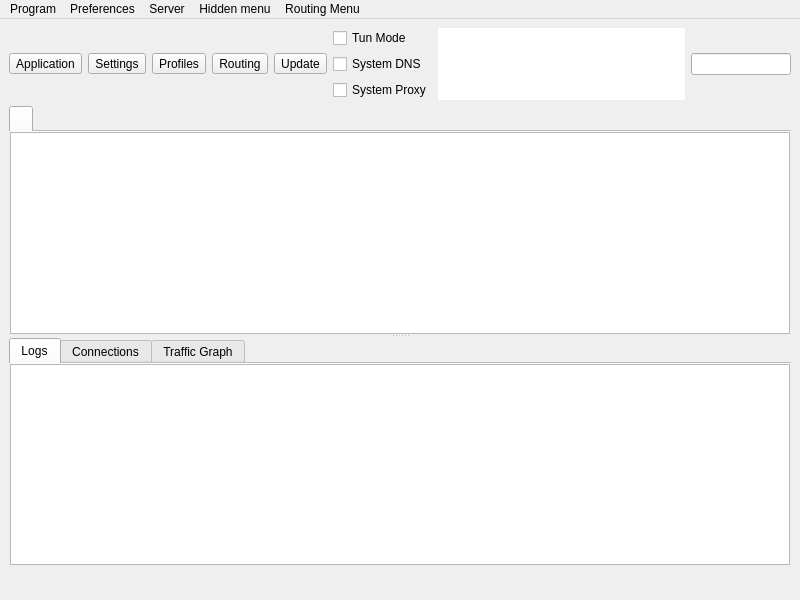
<?xml version="1.0" encoding="UTF-8"?>
<ui version="4.0">
 <class>MainWindow</class>
 <widget class="QMainWindow" name="MainWindow">
  <property name="geometry">
   <rect>
    <x>0</x>
    <y>0</y>
    <width>800</width>
    <height>600</height>
   </rect>
  </property>
  <property name="minimumSize">
   <size>
    <width>800</width>
    <height>600</height>
   </size>
  </property>
  <property name="windowTitle">
   <string notr="true">nya</string>
  </property>
  <widget class="QWidget" name="centralwidget">
   <layout class="QVBoxLayout" name="verticalLayout_3" stretch="0,0,0">
    <item>
     <layout class="QHBoxLayout" name="horizontalLayout_2">
      <item>
       <widget class="QToolButton" name="toolButton_program">
        <property name="text">
         <string>Application</string>
        </property>
        <property name="icon">
         <iconset theme="b-system-run"/>
        </property>
        <property name="iconSize">
         <size>
          <width>24</width>
          <height>24</height>
         </size>
        </property>
        <property name="popupMode">
         <enum>QToolButton::ToolButtonPopupMode::InstantPopup</enum>
        </property>
        <property name="toolButtonStyle">
         <enum>Qt::ToolButtonStyle::ToolButtonTextUnderIcon</enum>
        </property>
       </widget>
      </item>
      <item>
       <widget class="QToolButton" name="toolButton_preferences">
        <property name="text">
         <string>Settings</string>
        </property>
        <property name="icon">
         <iconset theme="b-preferences"/>
        </property>
        <property name="iconSize">
         <size>
          <width>24</width>
          <height>24</height>
         </size>
        </property>
        <property name="popupMode">
         <enum>QToolButton::ToolButtonPopupMode::InstantPopup</enum>
        </property>
        <property name="toolButtonStyle">
         <enum>Qt::ToolButtonStyle::ToolButtonTextUnderIcon</enum>
        </property>
       </widget>
      </item>
      <item>
       <widget class="QToolButton" name="toolButton_server">
        <property name="text">
         <string>Profiles</string>
        </property>
        <property name="icon">
         <iconset theme="b-network-server"/>
        </property>
        <property name="iconSize">
         <size>
          <width>24</width>
          <height>24</height>
         </size>
        </property>
        <property name="popupMode">
         <enum>QToolButton::ToolButtonPopupMode::InstantPopup</enum>
        </property>
        <property name="toolButtonStyle">
         <enum>Qt::ToolButtonStyle::ToolButtonTextUnderIcon</enum>
        </property>
       </widget>
      </item>
      <item>
       <widget class="QToolButton" name="toolButton_routing">
        <property name="text">
         <string>Routing</string>
        </property>
        <property name="icon">
         <iconset theme="b-network-routing"/>
        </property>
        <property name="iconSize">
         <size>
          <width>24</width>
          <height>24</height>
         </size>
        </property>
        <property name="popupMode">
         <enum>QToolButton::ToolButtonPopupMode::InstantPopup</enum>
        </property>
        <property name="toolButtonStyle">
         <enum>Qt::ToolButtonStyle::ToolButtonTextUnderIcon</enum>
        </property>
       </widget>
      </item>
      <item>
       <widget class="QToolButton" name="toolButton_update">
        <property name="text">
         <string>Update</string>
        </property>
        <property name="icon">
         <iconset theme="b-system-software-update"/>
        </property>
        <property name="iconSize">
         <size>
          <width>24</width>
          <height>24</height>
         </size>
        </property>
        <property name="popupMode">
         <enum>QToolButton::ToolButtonPopupMode::InstantPopup</enum>
        </property>
        <property name="toolButtonStyle">
         <enum>Qt::ToolButtonStyle::ToolButtonTextUnderIcon</enum>
        </property>
       </widget>
      </item>
      <item>
       <layout class="QVBoxLayout" name="verticalLayout_4">
        <item>
         <widget class="QCheckBox" name="checkBox_VPN">
          <property name="sizePolicy">
           <sizepolicy hsizetype="Minimum" vsizetype="Minimum">
            <horstretch>0</horstretch>
            <verstretch>0</verstretch>
           </sizepolicy>
          </property>
          <property name="text">
           <string>Tun Mode</string>
          </property>
         </widget>
        </item>
        <item>
         <widget class="QCheckBox" name="system_dns">
          <property name="text">
           <string>System DNS</string>
          </property>
         </widget>
        </item>
        <item>
         <widget class="QCheckBox" name="checkBox_SystemProxy">
          <property name="text">
           <string>System Proxy</string>
          </property>
         </widget>
        </item>
       </layout>
      </item>
      <item>
       <widget class="QTextBrowser" name="data_view">
        <property name="enabled">
         <bool>true</bool>
        </property>
        <property name="sizePolicy">
         <sizepolicy hsizetype="Expanding" vsizetype="Ignored">
          <horstretch>0</horstretch>
          <verstretch>0</verstretch>
         </sizepolicy>
        </property>
        <property name="mouseTracking">
         <bool>false</bool>
        </property>
        <property name="focusPolicy">
         <enum>Qt::FocusPolicy::NoFocus</enum>
        </property>
        <property name="contextMenuPolicy">
         <enum>Qt::ContextMenuPolicy::NoContextMenu</enum>
        </property>
        <property name="acceptDrops">
         <bool>false</bool>
        </property>
        <property name="frameShape">
         <enum>QFrame::Shape::NoFrame</enum>
        </property>
        <property name="frameShadow">
         <enum>QFrame::Shadow::Sunken</enum>
        </property>
        <property name="verticalScrollBarPolicy">
         <enum>Qt::ScrollBarPolicy::ScrollBarAlwaysOff</enum>
        </property>
        <property name="horizontalScrollBarPolicy">
         <enum>Qt::ScrollBarPolicy::ScrollBarAlwaysOff</enum>
        </property>
        <property name="textInteractionFlags">
         <set>Qt::TextInteractionFlag::LinksAccessibleByKeyboard|Qt::TextInteractionFlag::LinksAccessibleByMouse</set>
        </property>
       </widget>
      </item>
      <item>
       <widget class="QLineEdit" name="search_input"/>
      </item>
     </layout>
    </item>
    <item>
     <widget class="QSplitter" name="splitter">
      <property name="orientation">
       <enum>Qt::Orientation::Vertical</enum>
      </property>
      <widget class="QTabWidget" name="tabWidget">
       <property name="currentIndex">
        <number>0</number>
       </property>
       <property name="documentMode">
        <bool>true</bool>
       </property>
       <property name="movable">
        <bool>true</bool>
       </property>
       <widget class="QWidget" name="widget1">
        <attribute name="title">
         <string/>
        </attribute>
        <layout class="QGridLayout" name="gridLayout_2">
         <property name="leftMargin">
          <number>1</number>
         </property>
         <property name="topMargin">
          <number>0</number>
         </property>
         <property name="rightMargin">
          <number>1</number>
         </property>
         <property name="bottomMargin">
          <number>0</number>
         </property>
         <property name="spacing">
          <number>0</number>
         </property>
         <item row="0" column="0">
          <widget class="ProfilesTableView" name="profilesTableView">
           <property name="contextMenuPolicy">
            <enum>Qt::ContextMenuPolicy::CustomContextMenu</enum>
           </property>
           <property name="editTriggers">
            <set>QAbstractItemView::EditTrigger::NoEditTriggers</set>
           </property>
           <property name="alternatingRowColors">
            <bool>true</bool>
           </property>
           <property name="selectionBehavior">
            <enum>QAbstractItemView::SelectionBehavior::SelectRows</enum>
           </property>
           <property name="horizontalScrollMode">
            <enum>QAbstractItemView::ScrollMode::ScrollPerPixel</enum>
           </property>
           <property name="wordWrap">
            <bool>false</bool>
           </property>
           <attribute name="horizontalHeaderMinimumSectionSize">
            <number>16</number>
           </attribute>
           <attribute name="horizontalHeaderHighlightSections">
            <bool>false</bool>
           </attribute>
           <attribute name="horizontalHeaderShowSortIndicator" stdset="0">
            <bool>false</bool>
           </attribute>
           <attribute name="verticalHeaderDefaultSectionSize">
            <number>30</number>
           </attribute>
           <column>
            <property name="text">
             <string>Type</string>
            </property>
           </column>
           <column>
            <property name="text">
             <string>Address</string>
            </property>
           </column>
           <column>
            <property name="text">
             <string>Name</string>
            </property>
           </column>
           <column>
            <property name="text">
             <string>Test Result</string>
            </property>
           </column>
           <column>
            <property name="text">
             <string>Traffic</string>
            </property>
           </column>
          </widget>
         </item>
        </layout>
       </widget>
      </widget>
      <widget class="QWidget" name="aaaaaaaaaaaaaaaaaa">
       <layout class="QVBoxLayout" name="aaaaaaaaaaaa" stretch="0">
        <item>
         <widget class="QWidget" name="down_tab" native="true">
          <layout class="QVBoxLayout" name="verticalLayout">
           <property name="spacing">
            <number>0</number>
           </property>
           <property name="leftMargin">
            <number>0</number>
           </property>
           <property name="topMargin">
            <number>0</number>
           </property>
           <property name="rightMargin">
            <number>0</number>
           </property>
           <property name="bottomMargin">
            <number>0</number>
           </property>
           <item>
            <widget class="QTabWidget" name="stats_widget">
             <property name="autoFillBackground">
              <bool>true</bool>
             </property>
             <property name="tabPosition">
              <enum>QTabWidget::TabPosition::North</enum>
             </property>
             <property name="tabShape">
              <enum>QTabWidget::TabShape::Rounded</enum>
             </property>
             <property name="currentIndex">
              <number>0</number>
             </property>
             <property name="elideMode">
              <enum>Qt::TextElideMode::ElideNone</enum>
             </property>
             <property name="usesScrollButtons">
              <bool>true</bool>
             </property>
             <property name="documentMode">
              <bool>true</bool>
             </property>
             <property name="tabsClosable">
              <bool>false</bool>
             </property>
             <property name="movable">
              <bool>true</bool>
             </property>
             <property name="tabBarAutoHide">
              <bool>false</bool>
             </property>
             <widget class="QWidget" name="Logs">
              <property name="enabled">
               <bool>true</bool>
              </property>
              <attribute name="title">
               <string>Logs</string>
              </attribute>
              <layout class="QHBoxLayout" name="horizontalLayout_3" stretch="0">
               <property name="spacing">
                <number>0</number>
               </property>
               <property name="sizeConstraint">
                <enum>QLayout::SizeConstraint::SetDefaultConstraint</enum>
               </property>
               <property name="leftMargin">
                <number>1</number>
               </property>
               <property name="topMargin">
                <number>0</number>
               </property>
               <property name="rightMargin">
                <number>1</number>
               </property>
               <property name="bottomMargin">
                <number>0</number>
               </property>
               <item>
                <widget class="QTextBrowser" name="masterLogBrowser">
                 <property name="contextMenuPolicy">
                  <enum>Qt::ContextMenuPolicy::CustomContextMenu</enum>
                 </property>
                 <property name="openLinks">
                  <bool>false</bool>
                 </property>
                </widget>
               </item>
              </layout>
             </widget>
             <widget class="QWidget" name="connections_tab">
              <attribute name="title">
               <string>Connections</string>
              </attribute>
              <layout class="QHBoxLayout" name="horizontalLayout_4">
               <property name="spacing">
                <number>0</number>
               </property>
               <property name="sizeConstraint">
                <enum>QLayout::SizeConstraint::SetDefaultConstraint</enum>
               </property>
               <property name="leftMargin">
                <number>1</number>
               </property>
               <property name="topMargin">
                <number>0</number>
               </property>
               <property name="rightMargin">
                <number>1</number>
               </property>
               <property name="bottomMargin">
                <number>0</number>
               </property>
               <item>
                <widget class="QTableWidget" name="connections">
                 <property name="autoFillBackground">
                  <bool>false</bool>
                 </property>
                 <column>
                  <property name="text">
                   <string>Destination (Domain)</string>
                  </property>
                  <property name="toolTip">
                   <string>Click To Disable Sorting</string>
                  </property>
                 </column>
                 <column>
                  <property name="text">
                   <string>Process</string>
                  </property>
                  <property name="toolTip">
                   <string>Click To Sort By Process</string>
                  </property>
                 </column>
                 <column>
                  <property name="text">
                   <string>Protocol</string>
                  </property>
                  <property name="toolTip">
                   <string>Click To Sort By Protocol</string>
                  </property>
                 </column>
                 <column>
                  <property name="text">
                   <string>Outbound</string>
                  </property>
                  <property name="toolTip">
                   <string>Click To Sort By Outbound</string>
                  </property>
                 </column>
                 <column>
                  <property name="text">
                   <string>Traffic</string>
                  </property>
                  <property name="toolTip">
                   <string>Click To Toggle sort by Traffic</string>
                  </property>
                 </column>
                </widget>
               </item>
              </layout>
             </widget>
             <widget class="QWidget" name="graph_tab">
              <attribute name="title">
               <string>Traffic Graph</string>
              </attribute>
              <layout class="QHBoxLayout" name="horizontalLayout_6">
               <property name="spacing">
                <number>0</number>
               </property>
               <property name="sizeConstraint">
                <enum>QLayout::SizeConstraint::SetDefaultConstraint</enum>
               </property>
               <property name="leftMargin">
                <number>1</number>
               </property>
               <property name="topMargin">
                <number>0</number>
               </property>
               <property name="rightMargin">
                <number>1</number>
               </property>
               <property name="bottomMargin">
                <number>0</number>
               </property>
              </layout>
             </widget>
            </widget>
           </item>
          </layout>
         </widget>
        </item>
       </layout>
      </widget>
     </widget>
    </item>
    <item>
     <layout class="QHBoxLayout" name="horizontalLayout">
      <item>
       <widget class="QLabel" name="label_running">
        <property name="text">
         <string/>
        </property>
       </widget>
      </item>
      <item>
       <spacer name="horizontalSpacer_2">
        <property name="orientation">
         <enum>Qt::Orientation::Horizontal</enum>
        </property>
        <property name="sizeType">
         <enum>QSizePolicy::Policy::Maximum</enum>
        </property>
        <property name="sizeHint" stdset="0">
         <size>
          <width>0</width>
          <height>20</height>
         </size>
        </property>
       </spacer>
      </item>
      <item>
       <widget class="QLabel" name="label_inbound">
        <property name="text">
         <string/>
        </property>
        <property name="alignment">
         <set>Qt::AlignmentFlag::AlignLeading|Qt::AlignmentFlag::AlignLeft|Qt::AlignmentFlag::AlignVCenter</set>
        </property>
       </widget>
      </item>
      <item>
       <widget class="QLabel" name="label_speed">
        <property name="text">
         <string/>
        </property>
        <property name="alignment">
         <set>Qt::AlignmentFlag::AlignLeading|Qt::AlignmentFlag::AlignLeft|Qt::AlignmentFlag::AlignVCenter</set>
        </property>
       </widget>
      </item>
     </layout>
    </item>
   </layout>
  </widget>
  <widget class="QMenuBar" name="menubar">
   <property name="geometry">
    <rect>
     <x>0</x>
     <y>0</y>
     <width>800</width>
     <height>25</height>
    </rect>
   </property>
   <widget class="QMenu" name="menu_program">
    <property name="title">
     <string>Program</string>
    </property>
    <widget class="QMenu" name="menu_spmode">
     <property name="title">
      <string>System Proxy</string>
     </property>
     <addaction name="menu_spmode_system_proxy"/>
     <addaction name="menu_spmode_vpn"/>
     <addaction name="menu_spmode_disabled"/>
    </widget>
    <addaction name="actionHide_window"/>
    <addaction name="separator"/>
    <addaction name="menu_add_from_clipboard2"/>
    <addaction name="actionAdd_profile_from_File"/>
    <addaction name="menu_scan_qr"/>
    <addaction name="separator"/>
    <addaction name="actionStart_with_system"/>
    <addaction name="actionRemember_last_proxy"/>
    <addaction name="actionAllow_LAN"/>
    <addaction name="menu_spmode"/>
    <addaction name="separator"/>
    <addaction name="actionRestart_Proxy"/>
    <addaction name="actionRestart_Program"/>
    <addaction name="menu_exit"/>
   </widget>
   <widget class="QMenu" name="menu_preferences">
    <property name="title">
     <string>Preferences</string>
    </property>
    <addaction name="menu_manage_groups"/>
    <addaction name="menu_basic_settings"/>
    <addaction name="menu_routing_settings"/>
    <addaction name="menu_vpn_settings"/>
    <addaction name="menu_hotkey_settings"/>
    <addaction name="menu_open_config_folder"/>
   </widget>
   <widget class="QMenu" name="menu_server">
    <property name="title">
     <string>Server</string>
    </property>
    <widget class="QMenu" name="menu_share_item">
     <property name="title">
      <string>Share</string>
     </property>
     <addaction name="menu_qr"/>
     <addaction name="menu_export_config"/>
     <addaction name="separator"/>
     <addaction name="menu_copy_links"/>
     <addaction name="menu_copy_links_nkr"/>
    </widget>
    <addaction name="menu_add_from_input"/>
    <addaction name="menu_add_from_clipboard"/>
    <addaction name="separator"/>
    <addaction name="menu_start"/>
    <addaction name="menu_stop"/>
    <addaction name="separator"/>
    <addaction name="menu_select_all"/>
    <addaction name="menu_clone"/>
    <addaction name="menu_reset_traffic"/>
    <addaction name="menu_delete"/>
    <addaction name="menu_share_item"/>
    <addaction name="separator"/>
    <addaction name="actionUrl_Test_Selected"/>
    <addaction name="menu_resolve_selected"/>
    <addaction name="actionSpeedtest_Current"/>
    <addaction name="actionSpeedtest_Selected"/>
   </widget>
   <widget class="QMenu" name="menuHidden_menu">
    <property name="title">
     <string>Hidden menu</string>
    </property>
    <addaction name="menu_update_subscription"/>
    <addaction name="menu_resolve_domain"/>
    <addaction name="menu_remove_invalid"/>
    <addaction name="actionUrl_Test_Group"/>
    <addaction name="menu_remove_unavailable"/>
    <addaction name="menu_clear_test_result"/>
    <addaction name="menu_delete_repeat"/>
    <addaction name="actionSpeedtest_Group"/>
   </widget>
   <widget class="QMenu" name="menuRouting_Menu">
    <property name="title">
     <string>Routing Menu</string>
    </property>
   </widget>
   <addaction name="menu_program"/>
   <addaction name="menu_preferences"/>
   <addaction name="menu_server"/>
   <addaction name="menuHidden_menu"/>
   <addaction name="menuRouting_Menu"/>
  </widget>
  <action name="menu_exit">
   <property name="text">
    <string>Exit</string>
   </property>
   <property name="shortcut">
    <string notr="true">Ctrl+Shift+W</string>
   </property>
  </action>
  <action name="actionShow_window">
   <property name="text">
    <string>Show Window</string>
   </property>
  </action>
  <action name="menu_basic_settings">
   <property name="text">
    <string>Basic Settings</string>
   </property>
   <property name="shortcut">
    <string notr="true">Ctrl+,</string>
   </property>
  </action>
  <action name="menu_add_from_input">
   <property name="text">
    <string>New profile</string>
   </property>
   <property name="shortcut">
    <string notr="true">Ctrl+N</string>
   </property>
  </action>
  <action name="menu_manage_groups">
   <property name="text">
    <string>Groups</string>
   </property>
   <property name="shortcut">
    <string notr="true">Ctrl+G</string>
   </property>
  </action>
  <action name="menu_start">
   <property name="text">
    <string>Start</string>
   </property>
   <property name="shortcut">
    <string notr="true">Return</string>
   </property>
  </action>
  <action name="menu_stop">
   <property name="text">
    <string>Stop</string>
   </property>
   <property name="shortcut">
    <string notr="true">Ctrl+S</string>
   </property>
  </action>
  <action name="menu_routing_settings">
   <property name="text">
    <string>Routing Settings</string>
   </property>
   <property name="shortcut">
    <string notr="true">Ctrl+Shift+O</string>
   </property>
  </action>
  <action name="menu_add_from_clipboard">
   <property name="text">
    <string>Add profile from clipboard</string>
   </property>
   <property name="shortcut">
    <string notr="true">Ctrl+V</string>
   </property>
  </action>
  <action name="menu_delete">
   <property name="text">
    <string>Delete</string>
   </property>
   <property name="shortcut">
    <string notr="true">Del</string>
   </property>
  </action>
  <action name="menu_add_from_clipboard2">
   <property name="text">
    <string>Add profile from clipboard</string>
   </property>
  </action>
  <action name="menu_profile_debug_info">
   <property name="text">
    <string>Debug Info</string>
   </property>
  </action>
  <action name="menu_qr">
   <property name="text">
    <string>QR Code and link</string>
   </property>
   <property name="shortcut">
    <string notr="true">Ctrl+Q</string>
   </property>
  </action>
  <action name="menu_copy_link">
   <property name="text">
    <string>Copy Link</string>
   </property>
  </action>
  <action name="menu_tcp_ping">
   <property name="text">
    <string notr="true">Tcp Ping</string>
   </property>
   <property name="shortcut">
    <string notr="true">Ctrl+Shift+T</string>
   </property>
  </action>
  <action name="menu_url_test">
   <property name="text">
    <string notr="true">Url Test</string>
   </property>
   <property name="shortcut">
    <string notr="true">Ctrl+Shift+U</string>
   </property>
  </action>
  <action name="menu_clear_test_result">
   <property name="text">
    <string>Clear Test Result</string>
   </property>
   <property name="shortcut">
    <string notr="true">Ctrl+Shift+C</string>
   </property>
  </action>
  <action name="menu_export_config">
   <property name="text">
    <string>Export %1 config</string>
   </property>
   <property name="shortcut">
    <string notr="true">Ctrl+E</string>
   </property>
  </action>
  <action name="menu_reset_traffic">
   <property name="text">
    <string>Reset Traffic</string>
   </property>
   <property name="shortcut">
    <string notr="true">Ctrl+R</string>
   </property>
  </action>
  <action name="menu_scan_qr">
   <property name="text">
    <string>Scan QR Code</string>
   </property>
   <property name="shortcut">
    <string notr="true">Ctrl+Shift+Q</string>
   </property>
  </action>
  <action name="menu_spmode_system_proxy">
   <property name="checkable">
    <bool>true</bool>
   </property>
   <property name="text">
    <string>Enable System Proxy</string>
   </property>
  </action>
  <action name="menu_spmode_disabled">
   <property name="checkable">
    <bool>true</bool>
   </property>
   <property name="text">
    <string>Disable</string>
   </property>
  </action>
  <action name="menu_delete_repeat">
   <property name="text">
    <string>Remove Duplicates</string>
   </property>
   <property name="shortcut">
    <string notr="true">Ctrl+Shift+D</string>
   </property>
  </action>
  <action name="actionfake">
   <property name="text">
    <string>fake</string>
   </property>
   <property name="visible">
    <bool>false</bool>
   </property>
  </action>
  <action name="menu_move">
   <property name="text">
    <string>Move</string>
   </property>
   <property name="shortcut">
    <string notr="true">Ctrl+M</string>
   </property>
  </action>
  <action name="actionStart_with_system">
   <property name="checkable">
    <bool>true</bool>
   </property>
   <property name="text">
    <string>Start with system</string>
   </property>
  </action>
  <action name="actionRemember_last_proxy">
   <property name="checkable">
    <bool>true</bool>
   </property>
   <property name="text">
    <string>Remember last profile</string>
   </property>
  </action>
  <action name="actionAllow_LAN">
   <property name="checkable">
    <bool>true</bool>
   </property>
   <property name="text">
    <string>Allow other devices to connect</string>
   </property>
  </action>
  <action name="menu_remove_unavailable">
   <property name="text">
    <string>Remove Unavailable</string>
   </property>
   <property name="shortcut">
    <string notr="true">Ctrl+Shift+R</string>
   </property>
  </action>
  <action name="menu_full_test">
   <property name="text">
    <string>Full Test</string>
   </property>
   <property name="shortcut">
    <string notr="true">Ctrl+Shift+F</string>
   </property>
  </action>
  <action name="menu_hotkey_settings">
   <property name="text">
    <string>Hotkey Settings</string>
   </property>
   <property name="shortcut">
    <string notr="true">Ctrl+K</string>
   </property>
  </action>
  <action name="menu_select_all">
   <property name="text">
    <string>Select All</string>
   </property>
   <property name="shortcut">
    <string notr="true">Ctrl+A</string>
   </property>
  </action>
  <action name="menu_copy_links_nkr">
   <property name="text">
    <string>Copy links of selected (Json Links)</string>
   </property>
   <property name="shortcut">
    <string notr="true">Ctrl+Alt+C</string>
   </property>
  </action>
  <action name="actionfake_2">
   <property name="text">
    <string>fake</string>
   </property>
   <property name="visible">
    <bool>false</bool>
   </property>
  </action>
  <action name="actionfake_3">
   <property name="text">
    <string>fake</string>
   </property>
   <property name="visible">
    <bool>false</bool>
   </property>
  </action>
  <action name="menu_copy_links">
   <property name="text">
    <string>Copy links of selected</string>
   </property>
   <property name="shortcut">
    <string notr="true">Ctrl+C</string>
   </property>
  </action>
  <action name="menu_spmode_vpn">
   <property name="checkable">
    <bool>true</bool>
   </property>
   <property name="text">
    <string>Enable Tun</string>
   </property>
  </action>
  <action name="menu_clone">
   <property name="text">
    <string>Clone</string>
   </property>
   <property name="shortcut">
    <string notr="true">Ctrl+D</string>
   </property>
  </action>
  <action name="menu_update_subscription">
   <property name="text">
    <string>Update subscription</string>
   </property>
   <property name="shortcut">
    <string notr="true">Ctrl+U</string>
   </property>
   <property name="visible">
    <bool>true</bool>
   </property>
  </action>
  <action name="menu_resolve_domain">
   <property name="text">
    <string>Resolve domain</string>
   </property>
   <property name="shortcut">
    <string notr="true">Ctrl+Shift+I</string>
   </property>
  </action>
  <action name="menu_vpn_settings">
   <property name="text">
    <string>Tun Settings</string>
   </property>
   <property name="shortcut">
    <string notr="true">Ctrl+T</string>
   </property>
  </action>
  <action name="actionRestart_Program">
   <property name="text">
    <string>Restart Program</string>
   </property>
   <property name="shortcut">
    <string notr="true">Ctrl+F5</string>
   </property>
  </action>
  <action name="menu_open_config_folder">
   <property name="text">
    <string>Open Config Folder</string>
   </property>
   <property name="shortcut">
    <string notr="true">Ctrl+Shift+E</string>
   </property>
  </action>
  <action name="actionfake_4">
   <property name="text">
    <string notr="true">fake</string>
   </property>
   <property name="visible">
    <bool>false</bool>
   </property>
  </action>
  <action name="actionfake_5">
   <property name="text">
    <string notr="true">fake</string>
   </property>
   <property name="visible">
    <bool>false</bool>
   </property>
  </action>
  <action name="actionRestart_Proxy">
   <property name="text">
    <string>Restart Proxy</string>
   </property>
   <property name="shortcut">
    <string notr="true">F5</string>
   </property>
  </action>
  <action name="menu_stop_testing">
   <property name="text">
    <string>Stop Testing</string>
   </property>
   <property name="shortcut">
    <string notr="true">Ctrl+.</string>
   </property>
  </action>
  <action name="actionUrl_Test_Selected">
   <property name="text">
    <string>Url Test Selected</string>
   </property>
   <property name="shortcut">
    <string>Ctrl+Shift+S</string>
   </property>
   <property name="visible">
    <bool>true</bool>
   </property>
  </action>
  <action name="actionUrl_Test_Group">
   <property name="enabled">
    <bool>true</bool>
   </property>
   <property name="text">
    <string>Url Test Group</string>
   </property>
   <property name="shortcut">
    <string>Ctrl+Shift+G</string>
   </property>
   <property name="visible">
    <bool>true</bool>
   </property>
  </action>
  <action name="menu_resolve_selected">
   <property name="text">
    <string>Resolve Selected Domain</string>
   </property>
   <property name="visible">
    <bool>true</bool>
   </property>
  </action>
  <action name="menu_remove_invalid">
   <property name="text">
    <string>Remove Invalid</string>
   </property>
   <property name="shortcut">
    <string>Ctrl+Alt+I</string>
   </property>
   <property name="menuRole">
    <enum>QAction::MenuRole::TextHeuristicRole</enum>
   </property>
  </action>
  <action name="menu_open_routing_manager">
   <property name="text">
    <string>Open Manager</string>
   </property>
  </action>
  <action name="actionSpeedtest_Current">
   <property name="text">
    <string>Speedtest Current</string>
   </property>
   <property name="shortcut">
    <string notr="true">F6</string>
   </property>
  </action>
  <action name="actionSpeedtest_Selected">
   <property name="text">
    <string>Speedtest Selected</string>
   </property>
   <property name="shortcut">
    <string notr="true">Ctrl+Shift+P</string>
   </property>
  </action>
  <action name="actionSpeedtest_Group">
   <property name="text">
    <string>Speedtest Group</string>
   </property>
   <property name="shortcut">
    <string notr="true">Ctrl+Alt+P</string>
   </property>
  </action>
  <action name="actionHide_window">
   <property name="text">
    <string>Hide window</string>
   </property>
   <property name="shortcut">
    <string notr="true">Ctrl+H</string>
   </property>
  </action>
  <action name="actionAdd_profile_from_File">
   <property name="text">
    <string>Add profile from File</string>
   </property>
   <property name="shortcut">
    <string notr="true">Ctrl+O</string>
   </property>
  </action>
 </widget>
 <customwidgets>
  <customwidget>
   <class>ProfilesTableView</class>
   <extends>QTableView</extends>
   <header>include/ui/utils/ProfilesTableView.h</header>
  </customwidget>
 </customwidgets>
 <resources/>
 <connections/>
</ui>
